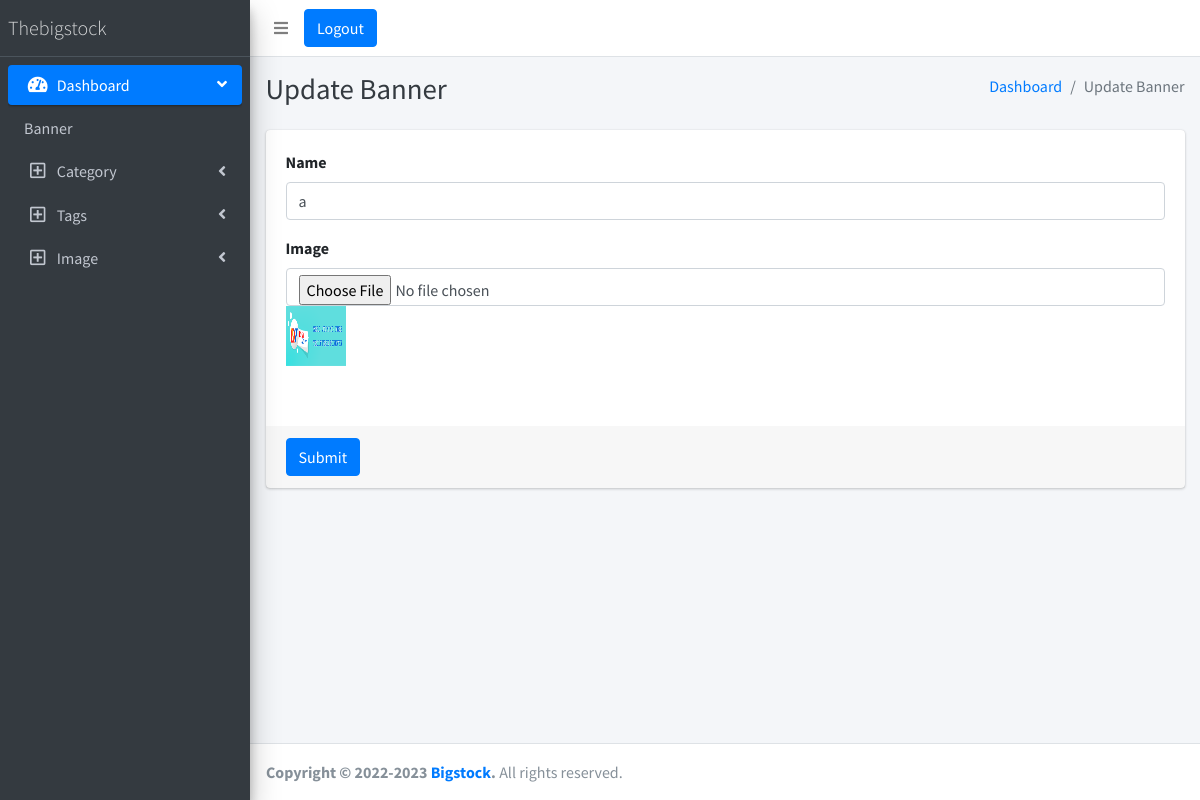
The page /admin/editbanner.php?id=1 (signed in) on the database its author committed.
### tables this page shows
CREATE TABLE `banner_info` (
  `id` int NOT NULL,
  `name` varchar(255) NOT NULL,
  `image_name` varchar(255) NOT NULL
);

### admin/function.php (called while the page is built, shortened)
<?php
class Operations
{
  public function getSingle($table, $where)
  {
    global $db;
    $sel  =  $db->query("select * from " . $table . "  " . $where);
    return $sel->fetch(PDO::FETCH_ASSOC);
  }
}
class Utils
{
  public static function cleaner($input)
  {
    $input = trim($input);
    $input = stripslashes($input);
    $input = htmlspecialchars($input);
    return $input;
  }
}

### admin/editbanner.php (the view, shortened to what this page needs)
<?php include("include/header.php") ?>
<?php include("include/sidebar.php") ?>
<?php
$id = Utils::cleaner($_GET['id'] ?? 0);
$table = "banner_info";
$where = "WHERE id = '" . $id . "'";
$image = $obj->getSingle($table, $where);
?>
<div class="content-wrapper">
    <div class="content-header">
        <div class="container-fluid">
            <div class="row mb-2">
                <div class="col-sm-6">
                    <h1 class="m-0 text-dark">Update Banner </h1>
                </div>
                <div class="col-sm-6">
                    <ol class="breadcrumb float-sm-right">
                        <li class="breadcrumb-item"><a href="dashboard.php">Dashboard</a></li>
                        <li class="breadcrumb-item active">Update Banner </li>
                    </ol>
                </div>
            </div>
        </div>
    </div>
    <section class="content">
        <div class="container-fluid">
            <div class="row">
                <div class="col-md-12">
                    <div class="card card-primary">
                        <form action="banner_update.php" method="post" enctype='multipart/form-data' id="form">
                            <div class="card-body">
                                <div class="form-group">
                                    <label for="">Name</label>
                                    <input type="text" class="form-control" id="name" name="name" value="<?= $image['name']; ?>">
                                </div>
                                <div class="form-group">
                                    <label for="">Image</label>
                                    <input type="file" class="form-control" id="file" name="file">
                                    <img src="upload/banner/<?= $image['image_name']; ?>" width="60" height="60">
                                </div>
                                <div class="form-group mb-0">
                                    <div class="custom-control custom-checkbox">
                                    </div>
                                </div>
                            </div>
                            <div class="card-footer">
                                <button type="button" onclick="validate()" class="btn btn-primary">Submit</button>
                            </div>
                        </form>
                    </div>
                </div>
                    <?php include("include/footer.php") ?>

### rows shown on the page
banner_info: name "a", image_name (picture)
